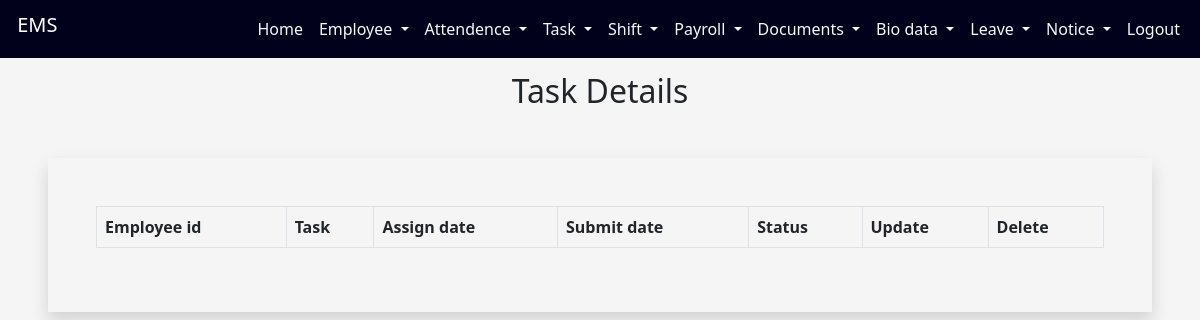
The page /employeeapp/taskdetails/ on the database as committed earlier.
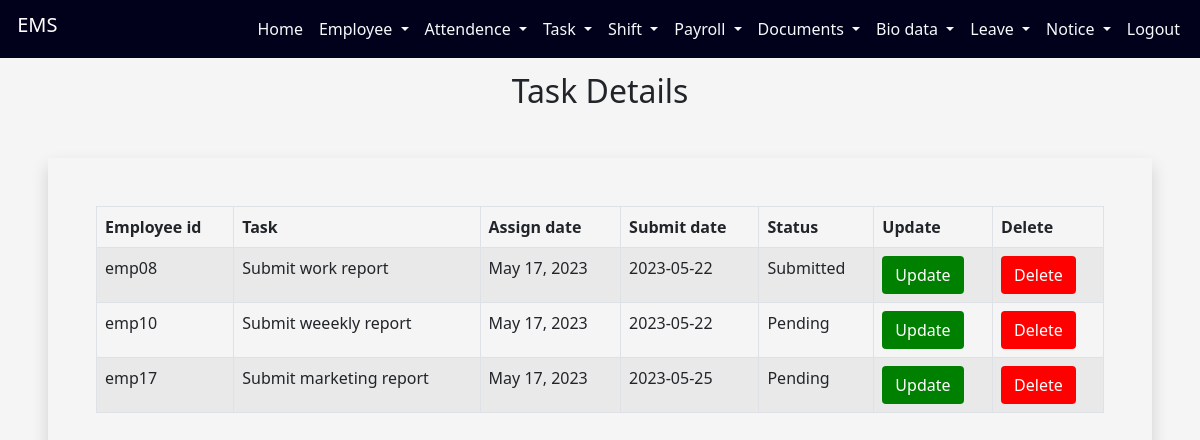
The same page on the database as committed later.
### employeeapp/models.py (models this page shows, shortened)
class taskmode(models.Model):
    Response=(
        ('Pending','Pending'),
        ('Submitted','Submitted')
    )
    empid=models.CharField(max_length=10)
    task=models.CharField(max_length=250)
    assigndate=models.DateField(auto_now_add=True)
    submitdate=models.CharField(max_length=50)
    status=models.CharField(max_length=50, choices=Response, default='Pending')
    employeeid=models.IntegerField()

### employeeapp/views.py (the view)
# urls.py: path('taskdetails/',taskdetails),
def taskdetails(request):
    a = taskmode.objects.all()
    empid = []
    tsk=[]
    asdt=[]
    sbdt=[]
    stus=[]
    eid=[]
    for i in a:
        id = i.id
        eid.append(id)
        ed = i.empid
        empid.append(ed)
        tk=i.task
        tsk.append(tk)
        ad=i.assigndate
        asdt.append(ad)
        sd = i.submitdate
        sbdt.append(sd)
        st = i.status
        stus.append(st)
    mylist = zip(empid,tsk,asdt,sbdt,stus,eid)
    return render(request,"taskdetails.html",{'mylist':mylist})

### employeeapp/templates/taskdetails.html (shortened to what the changed rows need)
<!DOCTYPE html>
<html lang="en">
{% load static %}
<head>
  <link href="https://cdn.jsdelivr.net/npm/bootstrap@5.0.2/dist/css/bootstrap.min.css" rel="stylesheet">
</head>
<body style="background-color: whitesmoke;">
<div class="container-fluid">
            <nav class="navbar navbar-expand-lg fixed-top ">
                <div class="container-fluid">
                 <h1 class="navbar-brand"  id="h">&nbsp;EMS</h1>
                 </div>
        </nav>
        </div> <br><br><br>
<div class="container">
  <h2 align="center" style="font-family:'Segoe UI', Tahoma, Geneva, Verdana, sans-serif">Task Details</h2>
</div>
<div class="shadow p-5 m-5" style="overflow: auto">
<table class="table table-hover table-condensed table-striped table-bordered">
      <thead>
        <tr>
          <th>Employee id</th>
          <th>Task</th>
          <th>Assign date</th>
            <th>Submit date</th>
            <th>Status</th>
            <th>Update</th>
            <th>Delete</th>
        </tr>
      </thead>
      <tbody>
{% for i,j,k,l,m,n in mylist %}
        <tr>
          <td>{{i}}</td>
          <td>{{j}}</td>
          <td>{{k}}</td>
            <td>{{l}}</td>
            <td>{{m}}</td>
            <td><a href="http://127.0.0.1:8000/employeeapp/updatetask/{{n}}" class="btn" style="background-color:green;color:white;text-decoration:none;background-color:green">Update</a></td>
            <td><a href="http://127.0.0.1:8000/employeeapp/taskdelete/{{n}}" class="btn" style="background-color:red;color:white;text-decoration:none;background-color:red">Delete</a></td>
        </tr>
{% endfor %}
      </tbody>
    </table>
    </div>
  </body>
</html>

Rows that differ between the two databases and show on the page:
added taskmode: mylist "emp08", mylist "Submit work report", mylist "May 17, 2023", mylist "2023-05-22", mylist "Submitted"
added taskmode: mylist "emp10", mylist "Submit weeekly report", mylist "May 17, 2023", mylist "2023-05-22", mylist "Pending"
added taskmode: mylist "emp17", mylist "Submit marketing report", mylist "May 17, 2023", mylist "2023-05-25", mylist "Pending"
Other text that changed with them:
new list line: "Update Delete"
